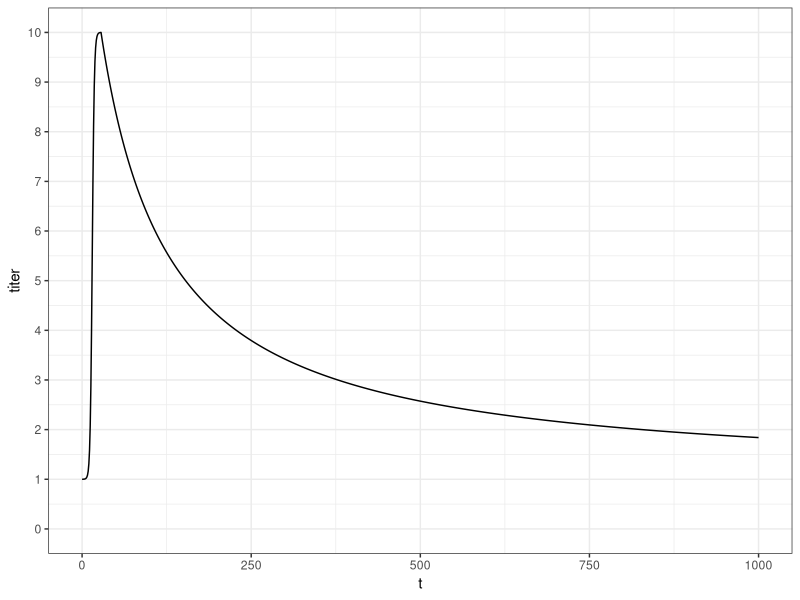
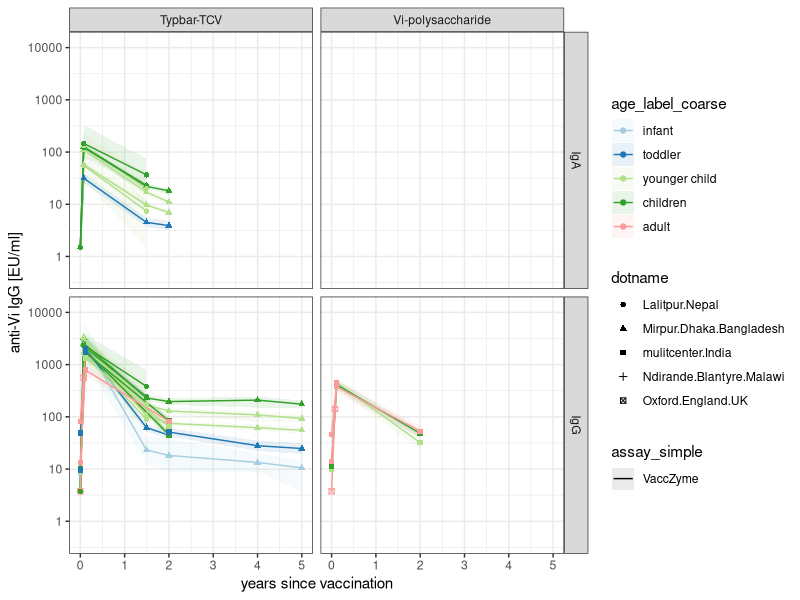
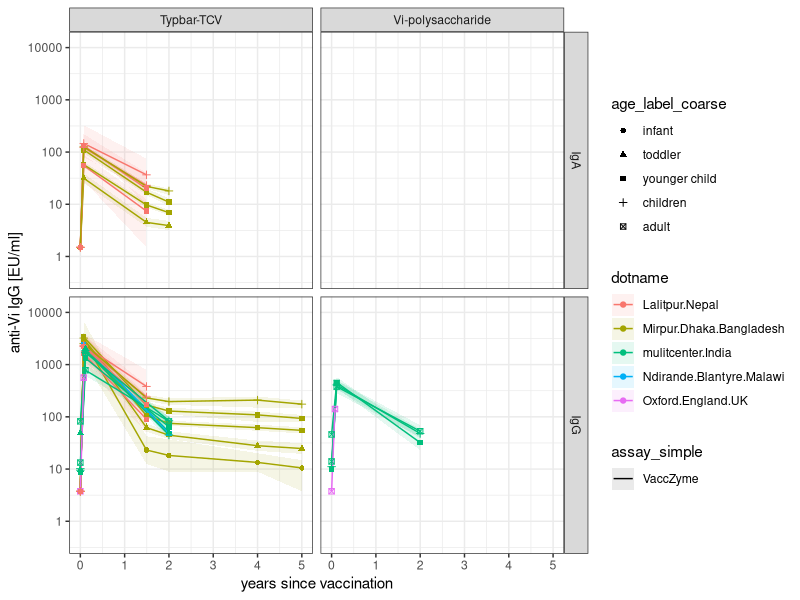
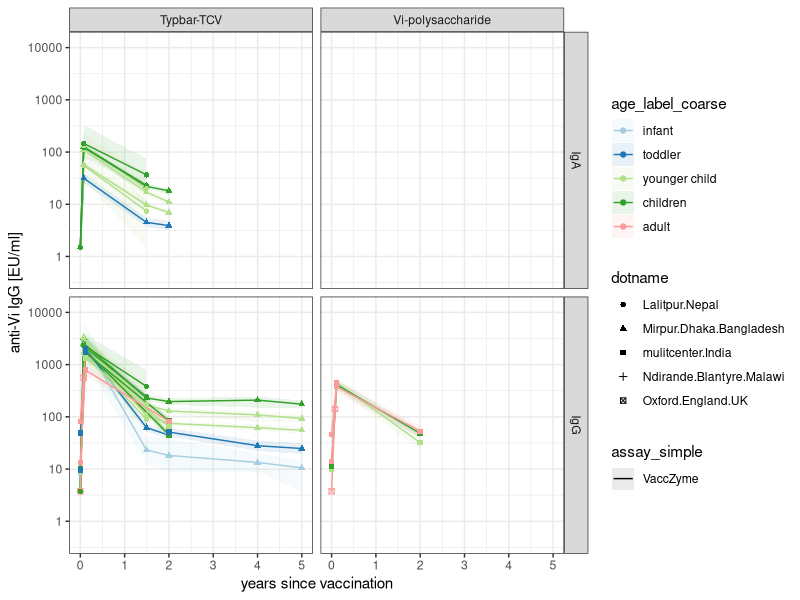
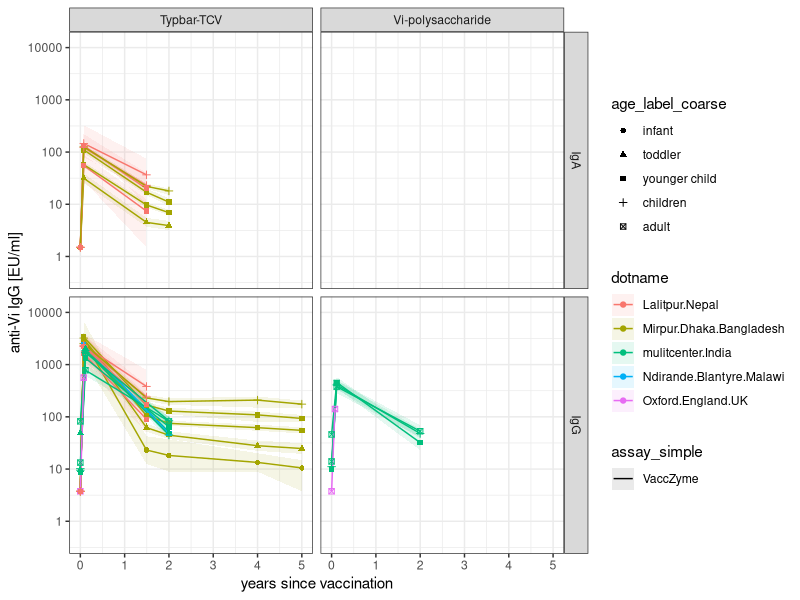

R code for these plots, in order: (Note: this script raises an error after producing the figures.)
# getting titer model going

library(tidyverse)
library(stats4)

# time series function for waning
# units in days
t = seq(0,1e3,by=1)

titer_vs_time = function(t,T_decay=100,alpha=1,C_max=10,
                 C_min=1,T_rise=1.5,t_start=3,t_peak=28){
  # power law decay
  titer = (1+(t-t_peak)/(alpha*T_decay))^(-alpha)
  
  # simple logistic interpolator rise (this is just for continuity/realism. plays no role in the model)
  titer[t<t_peak] =
    (1/(1+exp(-(t[t<t_peak]-t_start*5)/T_rise)) - 1/(1+exp(-(0-t_start*5)/T_rise)))/
    (1/(1+exp(-(t_peak-t_start*5)/T_rise)) - 1/(1+exp(-(0-t_start*5)/T_rise)))
  
  # scale dimensions
  titer = C_min + (C_max-C_min)*titer
  
  return(titer)
}

plot_dat = data.frame(t=t,titer=titer_vs_time(t=t))
ggplot(plot_dat) +
  geom_line(aes(x=t,y=titer)) +
  theme_bw() +
  scale_y_continuous(limits=c(0,10),breaks=seq(0,10,by=1))



# bring in data!

# immunogenicitiy data
d_imm = readxl::read_excel('data/typhoid_vaccine_study_data.xlsx',sheet = 'immunogenicity') |>
  pivot_longer(
    cols = matches("^(treatment|control)_day"),    # select columns starting with "treatment" or "control" and "day"
    names_to = c("cohort", "day", "measure"),       # create three new columns from parts of the name
    names_pattern = "(treatment|control)_day(\\d+)_(.*)",  # regex to extract the cohort, day, and measure
    values_to = "value",                             # the data goes into a new column named 'value'
    values_transform = list(value = as.character)
  ) |>
  mutate(day = as.numeric(day)) |>
  pivot_wider(
    names_from = measure,
    values_from = value
  ) |>
  drop_na(N) |>
  mutate(across(c("age_min_years","age_max_years","N", "seropositive_percent", "fold_rise_median","fold_rise_lower",
                  "fold_rise_upper","seroconversion_percent"), as.numeric)) |>
  mutate(elisa_U_per_ml_median_numeric = if_else(elisa_U_per_ml_median=='<7.5',3.75,if_else(elisa_U_per_ml_median=='<3.0',1.5,as.numeric(elisa_U_per_ml_median)))) |>
  mutate(elisa_U_per_ml_lower_numeric = if_else(elisa_U_per_ml_lower=='<7.5',3.75,if_else(elisa_U_per_ml_lower=='<3.0',1.5,as.numeric(elisa_U_per_ml_lower)))) |>
  mutate(elisa_U_per_ml_upper_numeric = if_else(elisa_U_per_ml_upper=='<7.5',3.75,if_else(elisa_U_per_ml_upper=='<3.0',1.5,as.numeric(elisa_U_per_ml_upper)))) |>
  mutate(age_mean = 1/2*(age_min_years + age_max_years)) |>
  mutate(age_label = reorder(factor(paste(age_min_years,'-',age_max_years,sep='')),age_mean)) |>
  mutate(age_label_coarse=cut(age_mean,breaks=c(0,1,2.5,7.5,15,40),
                              labels=c('infant','toddler','younger child','children','adult'),ordered_result=TRUE)) |>
  mutate(assay = factor(assay)) |>
  mutate(assay_simple=fct_recode(assay,VaccZyme = 'anti_Vi_IgG_VaccZyme',
                                 VaccZyme = 'anti_Vi_IgA_VaccZyme',
                                 Jackson_ImmunoResearch = 'anti_Vi_IgG_Jackson_ImmunoResearch_Laboratories',
                                 George_Carlone_CDC='anti_Vi_IgA_HP6107_George_Carlone_CDC')) |>
  mutate(assay_simple=fct_relevel(assay_simple,c('VaccZyme','Jackson_ImmunoResearch','George_Carlone_CDC')))

sort(unique(d_imm$age_mean))
d_imm$assay_simple

d_imm$age_label_coarse

# need to rescale the Kossaczka1999 Vietnam data that uses a different elisa assay to match VaccZyme standard
# common reference is from Vi-polysaccharide vaccine

relevant_data = d_imm |> 
  filter(vaccine == 'Vi-polysaccharide') |>
  # comparable age cohorts
  filter(age_min_years==5) |>
  # comparable days
  filter(day ==0 | day == 42) |>
  # only comparable antigen left is IgG
  filter(antigen=='IgG') |>
  select(study,antigen, age_min_years,age_max_years,age_mean,day,elisa_U_per_ml_median_numeric)
relevant_data

# scaling multiplier thankfully looks homogenous from day 0 and day 42!
relevant_data |> group_by(age_min_years,day) |>
  reframe(ratio = elisa_U_per_ml_median_numeric/elisa_U_per_ml_median_numeric[study=='Kossaczka1999'])

Kossaczka_multiplier = (25.2 + 21.5)/2
Kossaczka_multiplier 

d_imm |> 
  filter(study == 'Kossaczka1999') |>
  filter(antigen =='IgG') |>
  select(study,antigen,age_min_years, age_max_years, age_mean,day, elisa_U_per_ml_median_numeric) |>
  print(n=35)


# rescale all Kossaczka data, including IgA (which is a leap!)

names(d_imm)
d_imm = d_imm |> 
  mutate(elisa_U_per_ml_median_numeric = if_else(study=='Kossaczka1999', Kossaczka_multiplier*elisa_U_per_ml_median_numeric,elisa_U_per_ml_median_numeric),
         elisa_U_per_ml_lower_numeric = if_else(study=='Kossaczka1999', Kossaczka_multiplier*elisa_U_per_ml_lower_numeric,elisa_U_per_ml_lower_numeric),
         elisa_U_per_ml_upper_numeric = if_else(study=='Kossaczka1999', Kossaczka_multiplier*elisa_U_per_ml_upper_numeric,elisa_U_per_ml_upper_numeric))

# linear proportional scaling seems unlikely, with the very high 18-35 day 42 titer...
d_imm |> 
  filter(study == 'Kossaczka1999') |>
  filter(antigen =='IgG') |>
  select(study,day,vaccine,age_min_years, age_max_years, age_mean,day, elisa_U_per_ml_median,elisa_U_per_ml_median_numeric) |>
  print(n=35)


# plot total individual VE for bacteriologically-confirmed typhoid fever vs time
plot_dat = d_imm |>
  filter(cohort == 'treatment') 

ggplot(plot_dat, aes(shape=dotname,color=age_label_coarse,fill=age_label_coarse,group=age_label,linetype=assay_simple)) +
  geom_ribbon(aes(x=day/365,ymin=elisa_U_per_ml_lower_numeric,ymax=elisa_U_per_ml_upper_numeric),color=NA,alpha=0.1) +
  geom_line(aes(x=day/365,y=elisa_U_per_ml_median_numeric)) +
  geom_point(aes(x=day/365,y=elisa_U_per_ml_median_numeric)) +
  facet_grid('antigen ~ vaccine') +
  theme_bw() +
  scale_y_continuous(trans='log10',limits=c(0.4,12e3)) +
  scale_color_brewer(palette='Paired') +
  scale_fill_brewer(palette='Paired') +
  xlab('years since vaccination') +
  ylab('anti-Vi IgG [EU/ml]')
ggsave('scratch/figures/titer_data.png',units='in',width=9, height=5)

ggplot(plot_dat, aes(color=dotname,shape=age_label_coarse,fill=dotname,group=interaction(dotname,age_label),linetype=assay_simple)) +
  geom_ribbon(aes(x=day/365,ymin=elisa_U_per_ml_lower_numeric,ymax=elisa_U_per_ml_upper_numeric),color=NA,alpha=0.1) +
  geom_line(aes(x=day/365,y=elisa_U_per_ml_median_numeric)) +
  geom_point(aes(x=day/365,y=elisa_U_per_ml_median_numeric)) +
  facet_grid('antigen ~ vaccine') +
  theme_bw() +
  scale_y_continuous(trans='log10',limits=c(0.4,1.2e4)) +
  xlab('years since vaccination') +
  ylab('anti-Vi IgG [EU/ml]')
ggsave('scratch/figures/titer_data_location.png',units='in',width=9, height=5)



# fit 
fit_dat = d_imm |>
  filter(cohort == 'treatment') |>
  # filter(vaccine == 'Typbar-TCV') |> 
  filter(antigen == 'IgG') |>
  # filter(age_label %in% c('5-9','5-10')) |>
  filter(vaccine_schedule == 'single_dose') |>
  filter(day>0) |>
  filter(study !='Jin2017') |> filter(!(study=='Kossaczka1999' & age_min_years ==18 )) #excluding outliers for now...

fit_dat = fit_dat |> arrange(age_mean)

log_lsq_likelihood = function(C_max_TCV,T_decay,alpha,
                              beta_C_max_age=0,beta_T_decay_age=0,beta_alpha_age=0,
                              Delta_C_max_Vips=0,Delta_C_max_VirEPA=0,tp=30.4,g=1){
  
  # use age_mean
  titer=rep(NA,nrow(fit_dat))
  # if(age_method=='age_mean'){
  #   Tda = T_decay*exp(beta_T_decay_age * fit_dat$age_mean)
  #   alpha_a = alpha*exp(beta_alpha_age * fit_dat$age_mean)
  #   Cma=C_max_TCV*exp(beta_C_max_age * fit_dat$age_mean)
  #  
  #    for (row in 1:length(titer)){
  #      if (fit_dat$vaccine[row] == 'Vi-polysaccharide'){
  #        Cma[row] = Cma[row]*exp(Delta_C_max_Vips)
  #      } else if (fit_dat$vaccine[row] == 'Vi-rEPA2'){
  #        Cma[row] = Cma[row]*exp(Delta_C_max_VirEPA)
  #      }
  #      
  #     titer[row]=titer_vs_time(t=fit_dat$day[row],C_max=Cma[row],T_decay=Tda[row],alpha=alpha_a[row])
  #   }
  # } else if (age_method=='endpoint'){
    Tda_lower = T_decay*1/(1+exp(beta_T_decay_age * fit_dat$age_min_years))
    alpha_a_lower = alpha*(exp(beta_alpha_age * (fit_dat$age_min_years^exp(g))))
    Cma_lower=C_max_TCV*exp(beta_C_max_age * fit_dat$age_min_years)
    
    Tda_upper = T_decay*1/(1+exp(beta_T_decay_age * fit_dat$age_max_years))
    alpha_a_upper = alpha*(exp(beta_alpha_age * (fit_dat$age_max_years^exp(g))))
    Cma_upper=C_max_TCV*exp(beta_C_max_age * fit_dat$age_max_years)
    
    for (row in 1:length(titer)){
      if (fit_dat$vaccine[row] == 'Vi-polysaccharide'){
        Cma_lower[row] = Cma_lower[row]*exp(Delta_C_max_Vips)
        Cma_upper[row] = Cma_upper[row]*exp(Delta_C_max_Vips)
      } else if (fit_dat$vaccine[row] == 'Vi-rEPA2'){
        Cma_lower[row] = Cma_lower[row]*exp(Delta_C_max_VirEPA)
        Cma_upper[row] = Cma_upper[row]*exp(Delta_C_max_VirEPA)
      }
      
      titer[row]=1/2*(titer_vs_time(t=fit_dat$day[row],C_max=Cma_lower[row],T_decay=Tda_lower[row],alpha=alpha_a_lower[row],t_peak=tp) +
                        titer_vs_time(t=fit_dat$day[row],C_max=Cma_upper[row],T_decay=Tda_upper[row],alpha=alpha_a_upper[row],t_peak=tp))
    }
  # }
  
  # quick and dirty mean to mean log-lsq for now
    mlogL = sum((log(fit_dat$elisa_U_per_ml_median_numeric)-log(titer))^2/(log(fit_dat$elisa_U_per_ml_upper_numeric)-log(fit_dat$elisa_U_per_ml_lower_numeric))^2)
  
  return(mlogL)
}


mod = mle(log_lsq_likelihood,
          start=list(C_max_TCV=4000,T_decay=10,alpha=1,Delta_C_max_Vips=-0,Delta_C_max_VirEPA=0,
                     beta_C_max_age=0,beta_T_decay_age=0,beta_alpha_age=0,g=0),
          fixed=list(tp=30.4),
          control=list(parscale=c(1000,1,0.05,1,1,0.1,0.001,0.001,0.001))) 
summary(mod)
data.frame(summary(mod)@coef) |> mutate(z = Estimate / `Std..Error`)

cov2cor(vcov(mod))

model_coeffs=coef(mod)

# fit
fitted= expand.grid(day=seq(0,2000,by=10),
                    age_label=unique(fit_dat$age_label),
                    antigen='IgG',
                    vaccine = unique(fit_dat$vaccine),
                    titer=NA) |>
  mutate(age_min_years = as.numeric(sub('-.*','',age_label))) |>
  mutate(age_max_years = as.numeric(sub('.*-','',age_label)))
age_labels=unique(fit_dat$age_label)
vaccines=unique(fit_dat$vaccine)
Delta_coeff_C = c(0,model_coeffs['Delta_C_max_VirEPA'],model_coeffs['Delta_C_max_Vips'])
for (k in 1:length(age_labels)){
  for (n in 1:length(vaccines)){
    idx = fitted$age_label==age_labels[k] & fitted$vaccine==vaccines[n]
    # fitted$titer[idx] = titer_vs_time( t=seq(0,2000,by=10),
    #                             C_max=model_coeffs['C_max_TCV']*exp(model_coeffs['beta_C_max_age']*age_means[k])*exp(Delta_coeff_C[n]),
    #                             T_decay=model_coeffs['T_decay']*exp(model_coeffs['beta_T_decay_age']*age_means[k]),
    #                             alpha=model_coeffs['alpha']*exp(model_coeffs['beta_alpha_age']*age_means[k]))
    age_min=unique(fitted$age_min_years[idx])
    age_max=unique(fitted$age_max_years[idx])
    fitted$titer[idx] = 1/2*(titer_vs_time( t=seq(0,2000,by=10),
                                       C_max=model_coeffs['C_max_TCV']*exp(model_coeffs['beta_C_max_age']*age_min)*exp(Delta_coeff_C[n]),
                                       T_decay=model_coeffs['T_decay']*1/(1+exp(model_coeffs['beta_T_decay_age']*age_min)),
                                       alpha=model_coeffs['alpha']*(exp(model_coeffs['beta_alpha_age']*(age_min^exp(model_coeffs['g'])))),
                                       t_peak=model_coeffs['tp']) +
                               titer_vs_time( t=seq(0,2000,by=10),
                                              C_max=model_coeffs['C_max_TCV']*exp(model_coeffs['beta_C_max_age']*age_max)*exp(Delta_coeff_C[n]),
                                              T_decay=model_coeffs['T_decay']*1/(1+exp(model_coeffs['beta_T_decay_age']*age_max)),
                                              alpha=model_coeffs['alpha']*(exp(model_coeffs['beta_alpha_age']*(age_max^exp(model_coeffs['g'])))),
                                              t_peak=model_coeffs['tp']))
  }
}
fitted = fitted |> filter(as.character(interaction(age_label,vaccine)) %in% as.character(unique(interaction(fit_dat$age_label,fit_dat$vaccine)))) |>
  mutate(age_label=factor(age_label,levels=levels(d_imm$age_label)))

ggplot() +
  geom_line(data=fitted,aes(x=day/365,y=titer,group=interaction(age_label,vaccine)),color='black') +
  geom_point(data=fit_dat,aes(x=day/365,y=elisa_U_per_ml_median_numeric,
  shape=dotname,color=age_label,group=age_label)) +
  geom_ribbon(data=fit_dat,aes(x=day/365,ymin=elisa_U_per_ml_lower_numeric,ymax=elisa_U_per_ml_upper_numeric,
                                fill=age_label,group=age_label),alpha=0.3) +
  geom_line(data=fit_dat,aes(x=day/365,y=elisa_U_per_ml_median_numeric,
  color=age_label,group=age_label)) +
    facet_wrap('vaccine ~ age_label',ncol=8) +
  theme_bw() +
  scale_y_continuous(trans='log10') +
  guides(color='none',fill='none') +
  xlab('years since vaccination') +
  ylab('anti-Vi IgG [EU/ml]')
ggsave('scratch/figures/fitted_titers.png',units='in',width=9, height=5)


model_coeffs['T_decay']*1/(1+exp(model_coeffs['beta_T_decay_age']*seq(0,75,by=1)))
model_coeffs['alpha']*(exp(model_coeffs['beta_alpha_age']*((seq(0,75,by=1)^exp(model_coeffs['g'])))))

## boosting

names(d_imm)

boosting_data = d_imm |> filter(study %in% c('Kossaczka1999','Mohan2015')) |>
  filter(antigen=='IgG') |>
  filter( (study == 'Kossaczka1999' & age_min_years == 2) | 
            (study == 'Kossaczka1999' & age_min_years == 18) | 
            (study == 'Mohan2015' & age_min_years == 2 & age_max_years == 45) |
            (study == 'Mohan2015' & age_min_years == 0.5 & age_max_years == 2)) |>
  mutate(group_label = interaction(vaccine,age_label, vaccine_schedule))
boosting_data


ggplot(boosting_data) +
  geom_ribbon(aes(x=day,ymin=elisa_U_per_ml_lower_numeric,ymax=elisa_U_per_ml_upper_numeric,
                               fill=vaccine_schedule,group=group_label),alpha=0.1) +
  geom_line(aes(x=day,y=elisa_U_per_ml_median_numeric,
                             color=vaccine_schedule,group=group_label)) +
  geom_point(aes(x=day,y=elisa_U_per_ml_median_numeric,
                              shape=study,color=vaccine_schedule,group=group_label)) +
  facet_wrap('vaccine ~ age_mean') +
  theme_bw() +
  scale_y_continuous(trans='log10')


# slice it into fold-rise
# first, exclude the time points that aren't immediately pre or post vaccination
boosting_data = boosting_data |> 
  filter(day <100) |>
  filter(!(study == 'Kossaczka1999' & vaccine_schedule == 'single_dose' & day==70))

# all remaining data is a pre-post pair or pre-(post1=pre2)-post2 triplet
ggplot(boosting_data) +
  geom_ribbon(aes(x=day,ymin=elisa_U_per_ml_lower_numeric,ymax=elisa_U_per_ml_upper_numeric,
                  fill=vaccine_schedule,group=group_label),alpha=0.1) +
  geom_line(aes(x=day,y=elisa_U_per_ml_median_numeric,
                color=vaccine_schedule,group=group_label)) +
  geom_point(aes(x=day,y=elisa_U_per_ml_median_numeric,
                 shape=study,color=vaccine_schedule,group=group_label)) +
  facet_wrap('vaccine ~ age_label') +
  theme_bw() +
  scale_y_continuous(trans='log10')


# let's duplicate and shift that triplet so everything is a pre-post pair
tmp = boosting_data |> filter(study == 'Kossaczka1999' & vaccine_schedule == 'two_dose_6_week') 
tmp$vaccine_schedule[1:2]='single_dose'
tmp[4,] = tmp[3,]
tmp[3,] = tmp[2,]
tmp[3,'day']=0
tmp[4,'day']=70-42
tmp[3:4,'vaccine_schedule']='booster'

boosting_data = boosting_data |>
  filter(!(study == 'Kossaczka1999' & vaccine_schedule == 'two_dose_6_week')) |>
  rbind(tmp) |>
  mutate(group_label = interaction(study,vaccine,age_label, vaccine_schedule))


# all remaining data is a pre-post pair!
ggplot(boosting_data) +
  geom_ribbon(aes(x=day,ymin=elisa_U_per_ml_lower_numeric,ymax=elisa_U_per_ml_upper_numeric,
                  fill=vaccine_schedule,group=group_label),alpha=0.1) +
  geom_line(aes(x=day,y=elisa_U_per_ml_median_numeric,
                color=vaccine_schedule,group=group_label,linetype=assay_simple)) +
  geom_point(aes(x=day,y=elisa_U_per_ml_median_numeric,
                 shape=study,color=vaccine_schedule,group=group_label)) +
  facet_wrap('vaccine ~ age_mean') +
  theme_bw() +
  scale_y_continuous(trans='log10') +
  xlab('pre-vaccination IgG [EU/ml]') + ylab('post-vaccination IgG [EU/ml]')
ggsave('scratch/figures/pre_post_titers.png',units='in',width=7, height=5)


# convert to fold rise
boosting_data = boosting_data |>
  select(study, vaccine,age_label, vaccine_schedule,antigen, age_min_years,age_max_years,age_mean,age_label, 
         day,elisa_U_per_ml_median_numeric,group_label) 

boosting_data$fold_rise[boosting_data$day>0] = 
  boosting_data$elisa_U_per_ml_median_numeric[boosting_data$day>0]/boosting_data$elisa_U_per_ml_median_numeric[boosting_data$day==0]

boosting_data$pre_vax_elisa[boosting_data$day>0] = boosting_data$elisa_U_per_ml_median_numeric[boosting_data$day==0] 

boosting_data = boosting_data |> filter(day>0)
  
# shoehorn in some natural infection pseudodata, from a mix of https://www.thelancet.com/journals/lanmic/article/PIIS2666-5247(22)00114-8/fulltext
# and explore_titer_censoring.R (which are both roughly compatible)

boosting_data = boosting_data |> 
  rbind(setNames(data.frame(matrix(nrow=3,ncol=ncol(boosting_data))),names(boosting_data)) |>
          mutate(study = 'natural',
                 vaccine = 'infection',
                 vaccine_schedule='none',
                 age_label = c('<5','5-15','16+'),
                 pre_vax_elisa = c(0.6,165,202), # units seem comparable but it is a different assay...
                 fold_rise = c(325/0.6,400/165,650/202)) |>
          mutate(group_label = interaction(study,vaccine,age_label, vaccine_schedule)))

# filter out natural infection point starting from limit of detection?
boosting_data = boosting_data |> filter(pre_vax_elisa>1)

# fold-rise vs pre-challenge correlate. It's a joy when the theory holds for a new system!
# https://famulare.github.io/2024/03/18/Hypothesis-why-do-neutralizing-antibody-titers-max-out.html
ggplot(boosting_data) +
  geom_point(aes(x=pre_vax_elisa,y=fold_rise,
                 shape=age_label,color=vaccine,group=group_label)) +
  theme_bw() +
  scale_y_continuous(trans='log10') +
  scale_x_continuous(trans='log10')

# adjust fold-rise with waning model to get true peak fold rise estimates
# probably need to think about age!

boosting_data$fold_rise_adjusted = boosting_data$fold_rise

for (row in 1:nrow(boosting_data)){
  boosting_data$fold_rise_adjusted[row] = boosting_data$fold_rise_adjusted[row]*
    titer_vs_time(t=28,
                  C_max=model_coeffs[1]*exp(model_coeffs[4]*age_means[k])*exp(Delta_coeff_C[n]),
                  T_decay=model_coeffs[2]*exp(model_coeffs[5]*age_means[k]),
                  alpha=model_coeffs[3]*exp(model_coeffs[6]*age_means[k])) /
    titer_vs_time(t=boosting_data$day[row],
                  C_max=model_coeffs[1]*exp(model_coeffs[4]*age_means[k])*exp(Delta_coeff_C[n]),
                  T_decay=model_coeffs[2]*exp(model_coeffs[5]*age_means[k]),
                  alpha=model_coeffs[3]*exp(model_coeffs[6]*age_means[k]))
}
boosting_data$fold_rise_adjusted[is.na(boosting_data$fold_rise_adjusted)]=boosting_data$fold_rise[is.na(boosting_data$fold_rise_adjusted)]

plot(boosting_data$fold_rise,boosting_data$fold_rise_adjusted-boosting_data$fold_rise)

# boosting model equations and fitting
fold_rise_model = function(CoP_pre,mu_0,CoP_max, CoP_min=1){
  fold_rise = 10^(mu_0*(1-(log10(CoP_pre)-log10(CoP_min))/(log10(CoP_max)-log10(CoP_min))))
  return(fold_rise)
}


fold_rise_mlogL = function(mu_TCV,mu_Vips,mu_VirEPA,mu_inf,CoP_max){
  mlogL=0
  for (row in 1:nrow(boosting_data)){
    if (boosting_data$vaccine[row]=='Typbar-TCV'){
      fold_rise = fold_rise_model(CoP_pre = boosting_data$pre_vax_elisa[row],mu_0=mu_TCV,CoP_max=CoP_max)
    } else if (boosting_data$vaccine[row]=='Vi-polysaccharide'){
      fold_rise = fold_rise_model(CoP_pre = boosting_data$pre_vax_elisa[row],mu_0=mu_Vips,CoP_max=CoP_max)
    } else if (boosting_data$vaccine[row]=='Vi-rEPA2'){
      fold_rise = fold_rise_model(CoP_pre = boosting_data$pre_vax_elisa[row],mu_0=mu_VirEPA,CoP_max=CoP_max)
    } else if (boosting_data$vaccine[row]=='infection'){
      fold_rise = fold_rise_model(CoP_pre = boosting_data$pre_vax_elisa[row],mu_0=mu_inf,CoP_max=CoP_max)
    }
    fold_rise = fold_rise
  mlogL = mlogL + (log(boosting_data$fold_rise_adjusted[row])-log(fold_rise))^2
  }
  return(mlogL)
}
mod = mle(fold_rise_mlogL,
          start=list(mu_TCV=3,mu_Vips=2,mu_VirEPA=3,mu_inf=1,CoP_max=10^3.5),
          control=list(parscale=c(0.01,0.01,0.01,0.01,1)))
summary(mod) 
model_coeffs = coef(mod)


vaccines = unique(boosting_data$vaccine)
fitted_boosting = expand.grid(vaccine=vaccines,
                              pre_vax_elisa = 10^seq(0,4,by=0.01))
for (row in 1:nrow(fitted_boosting)){
  if (fitted_boosting$vaccine[row]=='Typbar-TCV'){
    fitted_boosting$fold_rise[row] = fold_rise_model(CoP_pre = fitted_boosting$pre_vax_elisa[row],mu_0=model_coeffs[1],CoP_max=model_coeffs[5])
  } else if (fitted_boosting$vaccine[row]=='Vi-polysaccharide'){
    fitted_boosting$fold_rise[row] = fold_rise_model(CoP_pre = fitted_boosting$pre_vax_elisa[row],mu_0=model_coeffs[2],CoP_max=model_coeffs[5])
  } else if (fitted_boosting$vaccine[row]=='Vi-rEPA2'){
    fitted_boosting$fold_rise[row] = fold_rise_model(CoP_pre = fitted_boosting$pre_vax_elisa[row],mu_0=model_coeffs[3],CoP_max=model_coeffs[5])
  } else if (fitted_boosting$vaccine[row]=='infection'){
    fitted_boosting$fold_rise[row] = fold_rise_model(CoP_pre = fitted_boosting$pre_vax_elisa[row],mu_0=model_coeffs[4],CoP_max=model_coeffs[5])
  }
}

# yay! this works, except that there are many observed values above the so-called maximum. 
ggplot() +
  geom_line(data=fitted_boosting,aes(x=pre_vax_elisa,y=fold_rise,
                                     color=vaccine,group=vaccine)) +
  geom_point(data=boosting_data,aes(x=pre_vax_elisa,y=fold_rise_adjusted,
                 shape=age_label,color=vaccine,group=group_label)) +
  theme_bw() +
  scale_y_continuous(trans='log10',limits=c(1,10^3.51),breaks=round(10^seq(0,3.5,by=0.5),0),minor_breaks = NULL) +
  scale_x_continuous(trans='log10',limits=c(1,10^3.51),breaks=round(10^seq(0,3.5,by=0.5),0),minor_breaks = NULL) +
  xlab('pre-vaccination IgG [EU/ml]') + ylab('fold-rise')

ggsave('scratch/figures/boosting_model_foldrise_data.png',units='in',width=5, height=3)

ggplot() +
  geom_line(data=fitted_boosting,aes(x=pre_vax_elisa,y=fold_rise*pre_vax_elisa,
                                     color=vaccine,group=vaccine)) +
  geom_point(data=boosting_data,aes(x=pre_vax_elisa,y=fold_rise_adjusted*pre_vax_elisa,
                                    shape=age_label,color=vaccine,group=group_label)) +
  theme_bw() +
  scale_y_continuous(trans='log10',limits=c(1,10^4.2),breaks=round(10^seq(0,4,by=0.5),0),minor_breaks = NULL) +
  scale_x_continuous(trans='log10',limits=c(1,10^3.51),breaks=round(10^seq(0,3.5,by=0.5),0),minor_breaks = NULL) +
  xlab('pre-vaccination IgG [EU/ml]') + ylab('post-vaccination IgG [EU/ml]')
ggsave('scratch/figures/boosting_model_pre_post.png',units='in',width=5, height=3)


# hmmm wondering if maybe Vi isn't actually a bad correlate of immunity for natural infection, but that
# natural infection isn't all that immunogenic, the human responses are quite heterogeneous, and
# the elisa assays aren't very good....


max(d_imm$elisa_U_per_ml_median_numeric)
max(d_imm$elisa_U_per_ml_upper_numeric)



# actually hmmm the one really high titer is an outlier, which is revealing that linear proportional scaling of the old assay to new is probably wrong
# otherwise, this all works to a factor of 2, which is within expected precision.
max_titer_df =d_imm |> 
  filter(antigen == 'IgG') |>
  filter(day<50 & day >0) |>
  filter(vaccine != 'Vi_polysaccharide') |>
  group_by(age_mean,age_label,study,day,assay,vaccine) |>
  summarize(max_EUpml_median = max(elisa_U_per_ml_median_numeric),
                                          max_EUpml_upper = max(elisa_U_per_ml_upper_numeric))
print(max_titer_df,n=30)

max_titer_df |>
  ggplot() +
    geom_point(aes(x=age_mean,y=max_EUpml_median,color=assay,shape=vaccine)) +
    geom_hline(yintercept =model_coeffs[4],linetype='dashed') +
    scale_y_continuous(trans='log2',limits=2^c(7,14),breaks=2^seq(7,14),minor_breaks = NULL)


# hmm... it is interesting that if, maybe, you happen to get to a higher titer than the boost max, that we wouldn't expect a boost again...
# Ah I see what's happening! It looks like the conjugate vaccines hit the maximum possible antibody level in one dose. 
# And so each re-dose just brings you back up.
# 

# so let's refit dropping Vi-rEPA and infection since I probably don't understand that titer data
boosting_data = boosting_data |> filter(vaccine %in% c('Typbar-TCV','Vi-polysaccharide'))
fold_rise_mlogL = function(mu_TCV,mu_Vips,CoP_max){
  mlogL=0
  for (row in 1:nrow(boosting_data)){
    if (boosting_data$vaccine[row]=='Typbar-TCV'){
      fold_rise = fold_rise_model(CoP_pre = boosting_data$pre_vax_elisa[row],mu_0=mu_TCV,CoP_max=CoP_max)
    } else if (boosting_data$vaccine[row]=='Vi-polysaccharide'){
      fold_rise = fold_rise_model(CoP_pre = boosting_data$pre_vax_elisa[row],mu_0=mu_Vips,CoP_max=CoP_max)
    }
    fold_rise = fold_rise
    mlogL = mlogL + (log(boosting_data$fold_rise_adjusted[row])-log(fold_rise))^2
  }
  return(mlogL)
}

mod = mle(fold_rise_mlogL,
          start=list(mu_TCV=3,mu_Vips=2,CoP_max=2000),
          control=list(parscale=c(0.1,0.1,10)))
summary(mod) 
model_coeffs = coef(mod)

vaccines = unique(boosting_data$vaccine)
fitted_boosting = expand.grid(vaccine=vaccines,
                              pre_vax_elisa = 10^seq(0,4,by=0.01))
for (row in 1:nrow(fitted_boosting)){
  if (fitted_boosting$vaccine[row]=='Typbar-TCV'){
    fitted_boosting$fold_rise[row] = fold_rise_model(CoP_pre = fitted_boosting$pre_vax_elisa[row],mu_0=model_coeffs[1],CoP_max=model_coeffs[3])
  } else if (fitted_boosting$vaccine[row]=='Vi-polysaccharide'){
    fitted_boosting$fold_rise[row] = fold_rise_model(CoP_pre = fitted_boosting$pre_vax_elisa[row],mu_0=model_coeffs[2],CoP_max=model_coeffs[3])
  } 
}

ggplot() +
  geom_line(data=fitted_boosting,aes(x=pre_vax_elisa,y=fold_rise,
                                     color=vaccine,group=vaccine)) +
  geom_point(data=boosting_data,aes(x=pre_vax_elisa,y=fold_rise_adjusted,
                                    shape=age_label,color=vaccine,group=group_label)) +
  theme_bw() +
  scale_y_continuous(trans='log10') +
  scale_x_continuous(trans='log10')

max_titer_df |>
  ggplot() +
  geom_point(aes(x=age_mean,y=max_EUpml_median,color=assay,shape=vaccine)) +
  geom_hline(yintercept =model_coeffs[3],linetype='dashed') +
  scale_y_continuous(trans='log2',limits=2^c(7,14),breaks=2^seq(7,14),minor_breaks = NULL)



# It's also interesting that the polysaccharide data looks like it has a shared slope with the conjugates and not a shared intercept.
# My expectation is the intercept should be a human host property, not a vaccine property. But perhaps this is wrong. Not much to say confidently
# either way with just 2 points, but I'm sure there's more Vi-polysaccharide vaccine data out there to add...
